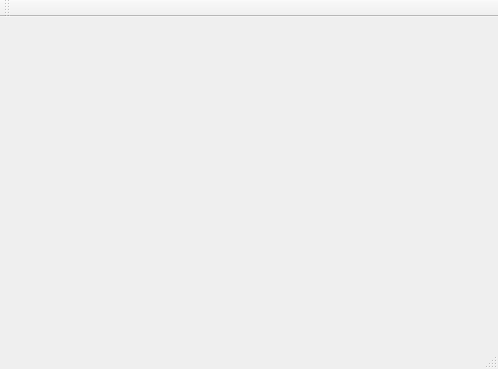
<?xml version="1.0" encoding="UTF-8"?>
<ui version="4.0">
 <class>MainWindow</class>
 <widget class="QMainWindow" name="MainWindow">
  <property name="geometry">
   <rect>
    <x>0</x>
    <y>0</y>
    <width>498</width>
    <height>369</height>
   </rect>
  </property>
  <property name="windowTitle">
   <string>MainWindow</string>
  </property>
  <widget class="QWidget" name="centralWidget"/>
  <widget class="QMenuBar" name="menuBar">
   <property name="geometry">
    <rect>
     <x>0</x>
     <y>0</y>
     <width>498</width>
     <height>18</height>
    </rect>
   </property>
  </widget>
  <widget class="QToolBar" name="mainToolBar">
   <attribute name="toolBarArea">
    <enum>TopToolBarArea</enum>
   </attribute>
   <attribute name="toolBarBreak">
    <bool>false</bool>
   </attribute>
  </widget>
  <widget class="QStatusBar" name="statusBar"/>
 </widget>
 <layoutdefault spacing="6" margin="11"/>
 <resources/>
 <connections/>
</ui>
